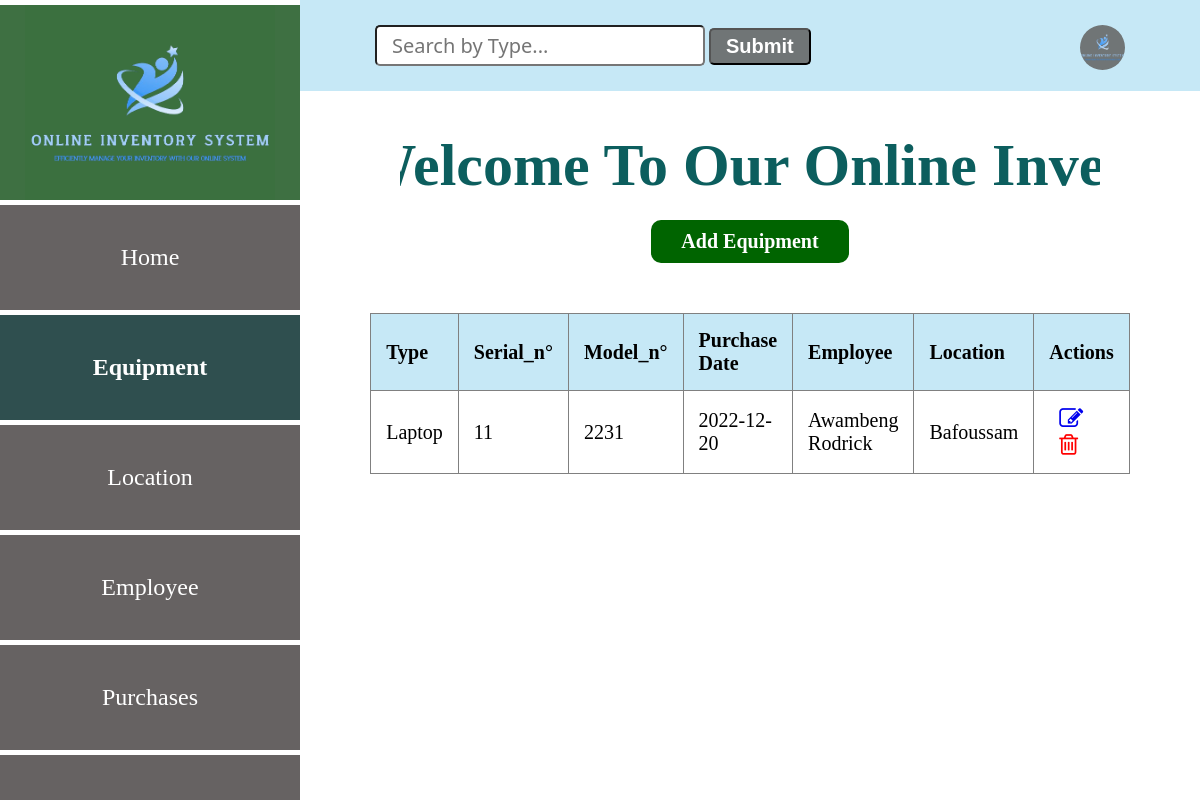
The page /equipment on the database as committed earlier.
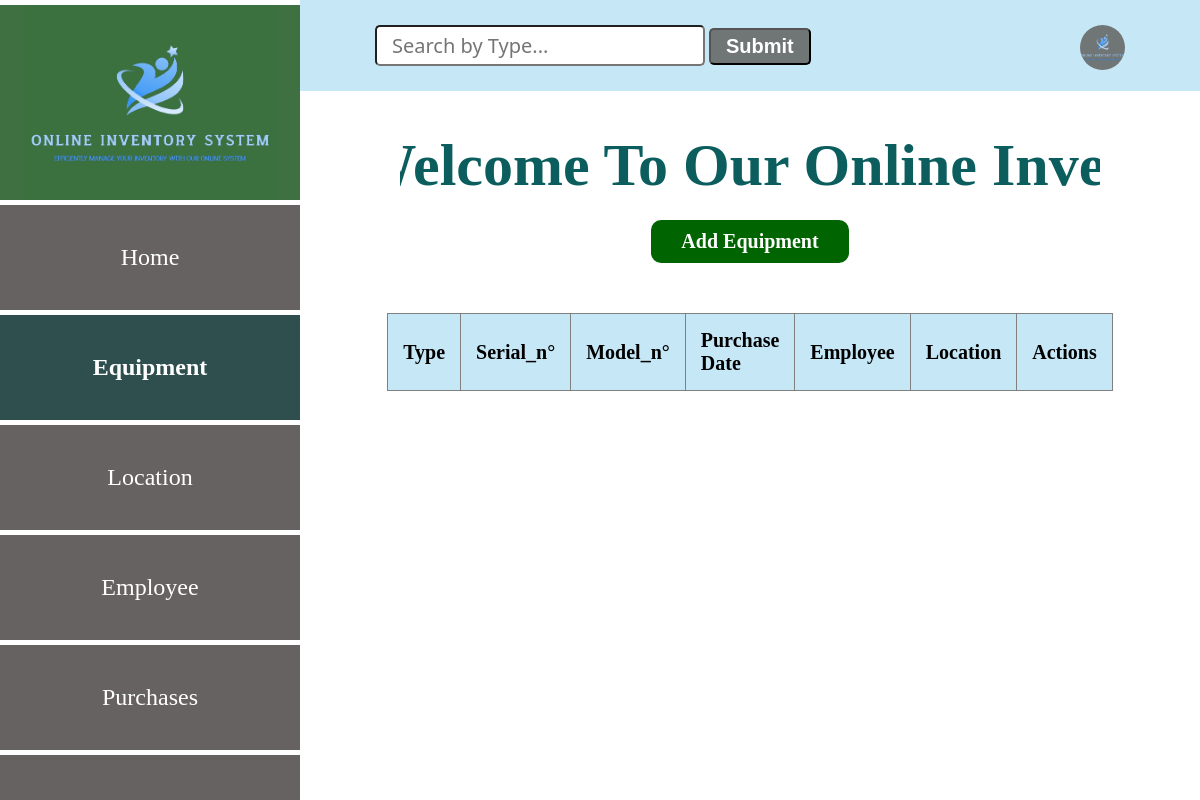
The same page on the database as committed later.
### app.py (models this page shows, shortened)
class Equipment(db.Model):
    __tablename__="equipment"
    barcode_number=db.Column(db.Integer, primary_key=True)
    type=db.Column(db.String(20))
    serial_number=db.Column(db.Integer)
    model_number=db.Column(db.Integer)
    purchase_date=db.Column(db.Integer, db.ForeignKey('purchases.id'))
    employee=db.Column(db.Integer, db.ForeignKey('employees.id'))
    location=db.Column(db.Integer, db.ForeignKey('locations.id'))
    purchase_rel=db.relationship('Purchase', backref='equipment_purchase')
    employee_rel=db.relationship('Employee', backref='equipment_employee')
    location_rel=db.relationship('Location', backref='equipment_location')

### app.py (the view)
@app.route('/equipment')
def equipment_index():
    equipment = Equipment.query.all()
    return render_template('equipmentList.html', equipment = equipment)

### app.py (called while the page is built)
@app.before_request
def create_table():
    db.create_all()

### templates/equipmentList.html (shortened to what this page needs)
<!DOCTYPE html>
<html lang="en">
<head>
    <link
    rel="stylesheet"
    href="{{ url_for('static', filename='main.css') }}"
    />
    <link rel="stylesheet" href="https://cdnjs.cloudflare.com/ajax/libs/font-awesome/4.7.0/css/font-awesome.min.css">
</head>
<body>
    <div class="header">
        <input type="search" id="query" name="search" placeholder="Search by Type...">
        <button id="search-button">Submit</button>
        <a href="#"><img src="{{ url_for('static', filename='logo.png') }}" alt=""></a>
    </div>
    <section class="sidebar">
        <div class="logo">
            <img src="{{ url_for('static', filename='logo.png') }}" alt="logo">
        </div>
        <div class="content">
            <a href="/entry_point" class="home">Home</a>
            <a href="/equipment" class="home active">Equipment</a>
            <a href="/location" class="home">Location</a>
            <a href="/employee" class="home">Employee</a>
            <a href="/purchase" class="home">Purchases</a>
            <a href="/login" class="home">Logout</a>
        </div>
    </section>
    <div class="marquee-container">
      <h1 class="marquee">Welcome To Our Online Inventory System</h1>
    </div>
    <div class="location-form">
      <a href="/add-equipment" class="btn1">Add Equipment</a>
      <table border="1" style="overflow: auto;">
        <thead>
          <tr>
            <th>Type</th>
            <th>Serial_n°</th>
            <th>Model_n°</th>
            <th>Purchase Date</th>
            <th>Employee</th>
            <th>Location</th>
            <th>Actions</th>
          </tr>
        </thead>
        <tbody id="table-results">
          {% for equip in equipment %}
            <tr>
              <td>{{ equip.type }}</td>
              <td>{{ equip.serial_number}}</td>
              <td>{{ equip.model_number}}</td>
              <td>{{ equip.purchase_date}}</td>
              <td>{{ equip.employee}}</td>
              <td>{{ equip.location}}</td>
              <td class="action">
                <a href="/edit_equipment{{ equip.barcode_number }}"><i class="fa fa-edit" style="font-size:24px"></i></a>
                <a href="/delete_equipment{{ equip.barcode_number }}"><i class="fa fa-trash-o" style="font-size:24px"></i></a>
              </td>
            </tr>
          {% endfor %}
        </tbody>
      </table>
    </div>
</body>
</html>

### static/main.css (style rules this page uses)
body { margin: 0; padding: 0; font-family: Verdana; }
.header { background: #c6e8f6; padding: 25px; }
.header input { padding: 5px 15px; font-size: 20px; font-family:'Segoe UI', Tahoma, Geneva, Verdana, sans-serif; border-radius: 5px; margin-left: 350px; }
.header button { padding: 5px 15px; font-size: 20px; border-radius: 5px; background: #707576; color: #fff; font-weight: bold; }
.header img { width: 45px; height: 45px; background: #707576; border-radius: 50%; float: right; justify-content: center; margin-right: 50px; }
.sidebar { position: fixed; top: 0; left: 0; width: 300px; height: 100vh; background: #707576; border-top: 5px solid #fff; }
.logo { width: 300px; height: 200px; background: rgba(59, 112, 63, 0.938); display: flex; justify-content: center; align-items: center; }
.logo img { width: 250px; display: block; margin: auto; background-color: rgba(59, 112, 63, 0.938); }
.content { background: #707576; width: 300px; height: calc(100vh - 200px); position: fixed; top: 200px; z-index: 1; border-top: 5px solid #fff; overflow-y: auto; }
.content a { display: flex; text-decoration: none; color: #fff; font-size: 24px; border-bottom: 5px solid white; padding: 39px; justify-content: center; }
.home { border: none; outline: none; padding: 10px 16px; background: #666262; cursor: pointer; }
.active, .home:hover { background: darkslategrey; color: black; font-weight: bold; }
h1 { display: flex; font-size: 60px; flex-wrap: wrap; justify-content: center; gap: 50px; margin-left: 300px; text-align: center; margin-top: 40px; color: rgb(12, 94, 94); }
.location-form { display: flex; justify-content: center; align-items: center; flex-direction: column; margin-left: 300px; }
table { width: 80%; border-collapse: collapse; margin-top: 30px; }
th, td { padding: 15px; text-align: left; font-size: 20px; }
th { background-color: #c6e8f6; font-weight: bold; }
.btn1 { background: darkgreen; color: #fff; font-size: 1em; padding: 10px 30px; border-radius: 10px; transition: background-color 0.25s; margin-bottom: 20px; text-decoration: none; font-size: 20px; display: block; margin-top: -20px; font-weight: bold; }
.marquee-container { overflow: hidden; margin-right: 100px; margin-left: 400px; behavior: inherit; }
.marquee { animation: marquee 20s linear infinite; white-space: nowrap; }

Rows that differ between the two databases and show on the page:
removed Equipment: type "Laptop", serial_number "11", model_number "2231", purchase_date "2022-12-20", employee "Awambeng Rodrick", location "Bafoussam"
